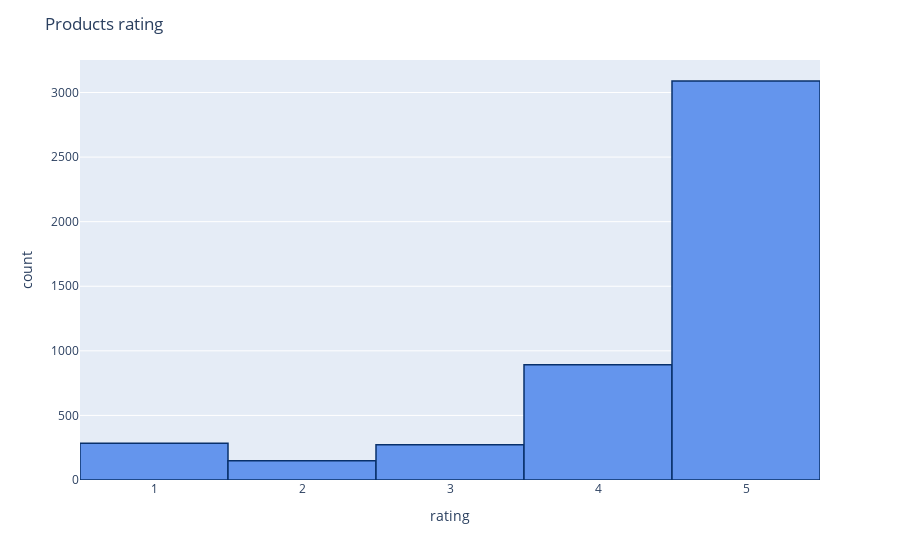

Notebook source saved alongside this figure:
### Markdown cell above
<h5> checking ratings count

### Code cell
fig = px.histogram(data, x="rating")
fig.update_traces(marker_color="cornflowerblue",marker_line_color='rgb(8,48,107)',
                  marker_line_width=1.5)
fig.update_layout(title_text='Products rating')
fig.show()

### Figure 1 — Plotly figure (JSON) as saved in the notebook; plotly's stock layout.template omitted (floating-point values rounded to 4 significant figures; data arrays with more than 128 entries replaced by an {"elided": "..."} marker saying what was removed)
{"data": [{"alignmentgroup": "True", "bingroup": "x", "hovertemplate": "rating=%{x}<br>count=%{y}<extra></extra>", "legendgroup": "", "marker": {"color": "cornflowerblue", "line": {"color": "rgb(8,48,107)", "width": 1.5}, "pattern": {"shape": ""}}, "name": "", "offsetgroup": "", "orientation": "v", "showlegend": false, "type": "histogram", "x": {"elided": "4686 int values"}, "xaxis": "x", "yaxis": "y"}], "layout": {"barmode": "relative", "legend": {"tracegroupgap": 0}, "margin": {"t": 60}, "title": {"text": "Products rating"}, "xaxis": {"anchor": "y", "domain": [0, 1], "title": {"text": "rating"}}, "yaxis": {"anchor": "x", "domain": [0, 1], "title": {"text": "count"}}}}
